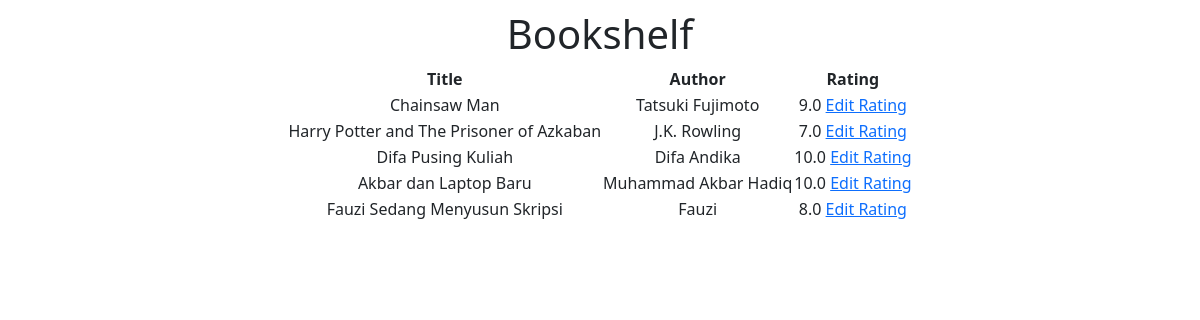
The page /home on the database its author committed.
### server.py (models this page shows, shortened)
class Book(db.Model):
    id = db.Column(db.Integer, primary_key=True, autoincrement=True)
    title = db.Column(db.String(250), unique=True, nullable=False)
    author = db.Column(db.String(250), unique=False, nullable=False)
    rating = db.Column(db.Float, nullable=False)

### server.py (the view)
@app.route("/")
@app.route("/home")
def home():
    return render_template("index.html", title="Home", book_data = Book.query.all())

### templates/index.html (shortened to what this page needs)
<!DOCTYPE html>
<html lang="en">
<head>
    <link href="https://cdn.jsdelivr.net/npm/bootstrap@5.0.2/dist/css/bootstrap.min.css" rel="stylesheet">
    <link rel="stylesheet" href="static/styles.css">
</head>
<body>
    <div class="row section-1">
        <div class="col-lg-12">
            <h1>Bookshelf</h1>
            <table class="bookshelf">
                <thead>
                    <tr>
                        <th>Title</th>
                        <th>Author</th>
                        <th>Rating</th>
                    </tr>
                </thead>
                <tbody>
                    {%for book in book_data%}
                    <tr>
                        <td>{{book.title}}</td>
                        <td>{{book.author}}</td>
                        <td>{{book.rating}} <a href="{{url_for('edit', id=book.id)}}">Edit Rating</a></td>
                    </tr>
                    {%endfor%}
                </tbody>
            </table>
        </div>
    </div>
</body>
</html>

### static/styles.css (style rules this page uses)
.section-1 { text-align: center; padding-top: 10px; }
.bookshelf { margin-left: auto; margin-right: auto; }

### rows shown on the page
Book: title "Chainsaw Man", author "Tatsuki Fujimoto", rating "9.0"
Book: title "Harry Potter and The Prisoner of Azkaban", author "J.K. Rowling", rating "7.0"
Book: title "Difa Pusing Kuliah", author "Difa Andika", rating "10.0"
Book: title "Akbar dan Laptop Baru", author "Muhammad Akbar Hadiq", rating "10.0"
Book: title "Fauzi Sedang Menyusun Skripsi", author "Fauzi", rating "8.0"
